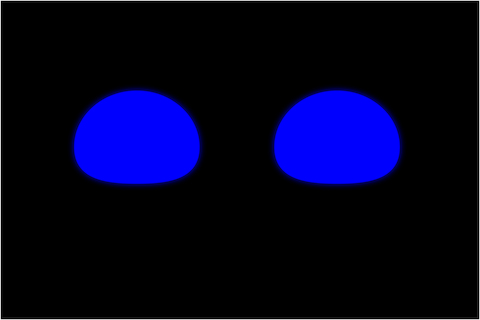
#> input picture Color_Recognition_Scripts/Testing_Scripts_Files/RobomateEyes/roboblue.png, 480 x 320 px, given in place of the camera
$ python testObjectTrackingStill.py
#> lines starting #> are read from the running program, lines starting #| are printed output that depends on the picture; after the words box and inside, x2 and y2 are one past the last pixel; in counts of white or black regions, pixels touching at a corner belong together
from __future__ import print_function
import cv2
import numpy as np


def main():
    cap = cv2.VideoCapture(0)
    back_sub = cv2.createBackgroundSubtractorMOG2(history=700, varThreshold = 25, detectShadows=True)
    kernel = np.ones((20,20),np.uint8)

    while(True):
        ret, frame = cap.read()
#> frame is the input picture: shape (320, 480, 3); mean B, G, R 35.1, 2.3, 2.3
        fg_mask = back_sub.apply(frame)
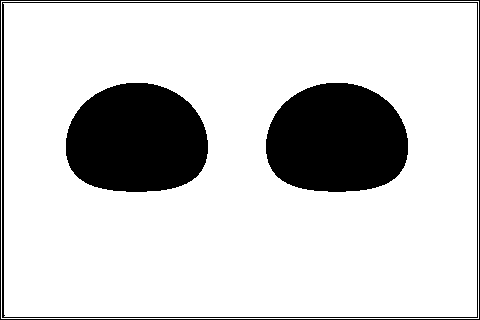
#> fg_mask: shape (320, 480); values 127 (black) and 255 (white), 81.4% white; 4 black regions, box (x1, y1, x2, y2) and area: (66, 83, 208, 192) 12575, (266, 83, 408, 192) 12571, (2, 2, 478, 318) 1894, (0, 0, 480, 320) 1596
        fg_mask = cv2.morphologyEx(fg_mask, cv2.MORPH_CLOSE, kernel)
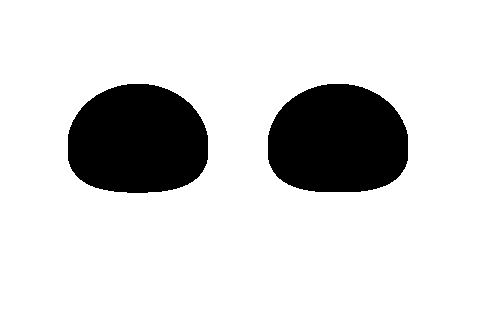
#> fg_mask: shape (320, 480); values 127 (black) and 255 (white), 83.7% white; 2 black regions, box (x1, y1, x2, y2) and area: (68, 84, 208, 193) 12543, (268, 84, 408, 192) 12521
        fg_mask = cv2.medianBlur(fg_mask, 5)
#> fg_mask: shape (320, 480); values 127 (black) and 255 (white), 83.7% white; 2 black regions, box (x1, y1, x2, y2) and area: (68, 84, 208, 193) 12542, (268, 84, 408, 192) 12519
        fg_mask = cv2.threshold(fg_mask,127,255,cv2.THRESH_BINARY)
        fg_mask_bb = fg_mask
#> (the run stopped early here; a loop or call above may not have finished)

$ run again, on Color_Recognition_Scripts/Testing_Scripts_Files/RobomateEyes/robogreen.png
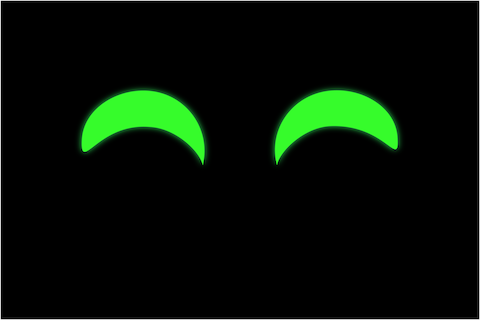
#> input picture Color_Recognition_Scripts/Testing_Scripts_Files/RobomateEyes/robogreen.png, 480 x 320 px, given in place of the camera
#> in main, frame is the input picture: shape (320, 480, 3); mean B, G, R 5.2, 17.3, 5.5
#> in main, `fg_mask = back_sub.apply(frame)`:
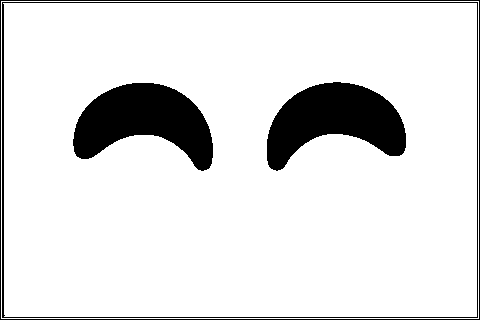
#> fg_mask: shape (320, 480); values 127 (black) and 255 (white), 88.3% white; 4 black regions, box (x1, y1, x2, y2) and area: (73, 83, 213, 171) 7295, (267, 82, 406, 171) 7215, (2, 2, 478, 318) 1894, (0, 0, 480, 320) 1596
#> in main, `fg_mask = cv2.morphologyEx(fg_mask, cv2.MORPH_CLOSE, kernel)`:
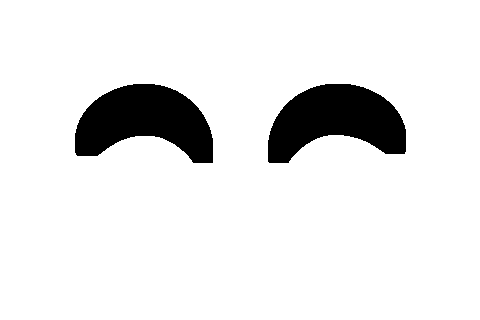
#> fg_mask: shape (320, 480); values 127 (black) and 255 (white), 90.8% white; 2 black regions, box (x1, y1, x2, y2) and area: (75, 84, 213, 163) 7091, (268, 84, 406, 163) 7024
